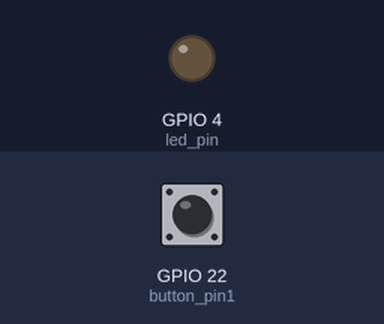
A program run on a simulated Raspberry Pi (BCM pin numbers). Shown: output pins drawn as LEDs (lit = HIGH). The test bench sets the inputs (shaded band); at power-on: GPIO 22 (button_pin1) HIGH.

Above: at 1.2 s.
1.3 s: GPIO 22 (button_pin1) pulled LOW for 0.15 s
At 2.1 s:
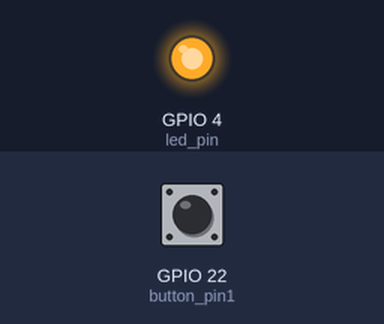
2.9 s: GPIO 22 (button_pin1) pulled LOW for 1 s
At 3.3 s:
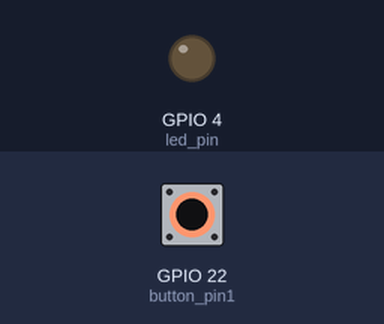
5.4 s: GPIO 22 (button_pin1) pulled LOW for 3.2 s
At 6.4 s:
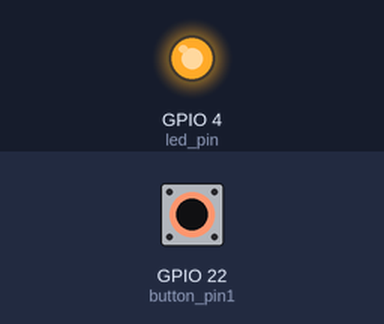
Timing chart, 0 to 8.4 s (numbered marks = the images above; inputs shaded):
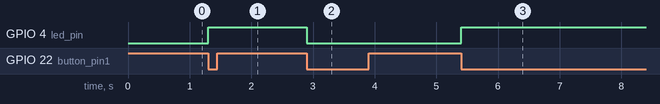

Measured:
- after the input at 1.3 s, GPIO 4 (led_pin): LOW → HIGH at once
- after the input at 2.9 s, GPIO 4 (led_pin): HIGH → LOW at once
- after the input at 5.4 s, GPIO 4 (led_pin): LOW → HIGH at once

The program:

challenge121.py
```python
import RPi.GPIO as GPIO
import time

# GPIO 핀 번호 설정
led_pin = 4  # 라즈베리 파이의 4번 핀을 사용
button_pin1 = 22

# GPIO 설정
GPIO.setmode(GPIO.BCM)
GPIO.setup(button_pin1, GPIO.IN, pull_up_down=GPIO.PUD_UP)

GPIO.setup(led_pin, GPIO.OUT)
GPIO.setup(button_pin1, GPIO.IN)

led_status = False

def button_callback(channel):
    global led_status
    if led_status:
        # LED가 켜져 있으면 끄기
        GPIO.output(led_pin, GPIO.LOW)
        led_status = False
    else:
        # LED가 꺼져 있으면 켜기
        GPIO.output(led_pin, GPIO.HIGH)
        led_status = True

GPIO.add_event_detect(button_pin1, GPIO.FALLING, callback=button_callback, bouncetime=300)

try:
    while True:
        # 프로그램이 계속 실행되도록 유지
        time.sleep(0.1)

except KeyboardInterrupt:
    GPIO.cleanup()
```
